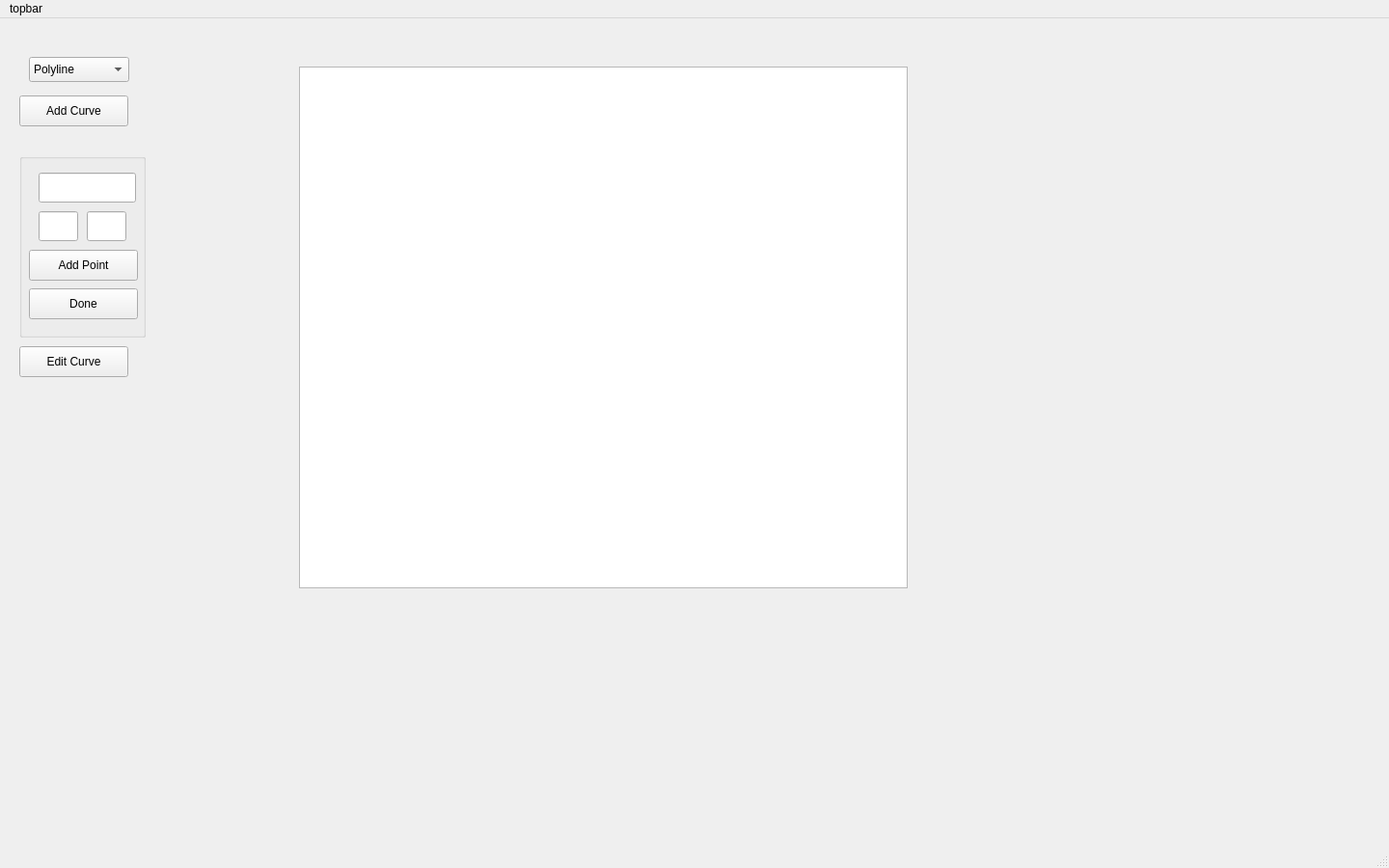
<?xml version="1.0" encoding="UTF-8"?>
<ui version="4.0">
 <class>MainWindow</class>
 <widget class="QMainWindow" name="MainWindow">
  <property name="geometry">
   <rect>
    <x>0</x>
    <y>0</y>
    <width>1440</width>
    <height>900</height>
   </rect>
  </property>
  <property name="windowTitle">
   <string>MainWindow</string>
  </property>
  <widget class="QWidget" name="centralwidget">
   <widget class="QGraphicsView" name="plane">
    <property name="geometry">
     <rect>
      <x>310</x>
      <y>50</y>
      <width>631</width>
      <height>541</height>
     </rect>
    </property>
   </widget>
   <widget class="QPushButton" name="addCurveButton">
    <property name="geometry">
     <rect>
      <x>20</x>
      <y>80</y>
      <width>113</width>
      <height>32</height>
     </rect>
    </property>
    <property name="text">
     <string>Add Curve</string>
    </property>
   </widget>
   <widget class="QComboBox" name="setCurveType">
    <property name="geometry">
     <rect>
      <x>30</x>
      <y>40</y>
      <width>104</width>
      <height>26</height>
     </rect>
    </property>
    <item>
     <property name="text">
      <string>Polyline</string>
     </property>
    </item>
   </widget>
   <widget class="QGroupBox" name="addPointBox">
    <property name="enabled">
     <bool>true</bool>
    </property>
    <property name="geometry">
     <rect>
      <x>20</x>
      <y>140</y>
      <width>131</width>
      <height>191</height>
     </rect>
    </property>
    <property name="title">
     <string/>
    </property>
    <widget class="QLineEdit" name="xPos">
     <property name="geometry">
      <rect>
       <x>20</x>
       <y>60</y>
       <width>41</width>
       <height>31</height>
      </rect>
     </property>
     <property name="inputMethodHints">
      <set>Qt::ImhNone</set>
     </property>
    </widget>
    <widget class="QLineEdit" name="yPos">
     <property name="enabled">
      <bool>true</bool>
     </property>
     <property name="geometry">
      <rect>
       <x>70</x>
       <y>60</y>
       <width>41</width>
       <height>31</height>
      </rect>
     </property>
    </widget>
    <widget class="QPushButton" name="addPointButton">
     <property name="geometry">
      <rect>
       <x>10</x>
       <y>100</y>
       <width>113</width>
       <height>32</height>
      </rect>
     </property>
     <property name="text">
      <string>Add Point</string>
     </property>
    </widget>
    <widget class="QPushButton" name="saveCurveButton">
     <property name="geometry">
      <rect>
       <x>10</x>
       <y>140</y>
       <width>113</width>
       <height>32</height>
      </rect>
     </property>
     <property name="text">
      <string>Done</string>
     </property>
    </widget>
    <widget class="QLineEdit" name="curveName">
     <property name="enabled">
      <bool>true</bool>
     </property>
     <property name="geometry">
      <rect>
       <x>20</x>
       <y>20</y>
       <width>101</width>
       <height>31</height>
      </rect>
     </property>
    </widget>
   </widget>
   <widget class="QPushButton" name="editCurveButton">
    <property name="geometry">
     <rect>
      <x>20</x>
      <y>340</y>
      <width>113</width>
      <height>32</height>
     </rect>
    </property>
    <property name="text">
     <string>Edit Curve</string>
    </property>
   </widget>
  </widget>
  <widget class="QMenuBar" name="menubar">
   <property name="geometry">
    <rect>
     <x>0</x>
     <y>0</y>
     <width>1440</width>
     <height>22</height>
    </rect>
   </property>
   <widget class="QMenu" name="menutopbar">
    <property name="title">
     <string>topbar</string>
    </property>
    <addaction name="separator"/>
   </widget>
   <addaction name="menutopbar"/>
  </widget>
  <widget class="QStatusBar" name="statusbar"/>
 </widget>
 <resources/>
 <connections/>
</ui>
